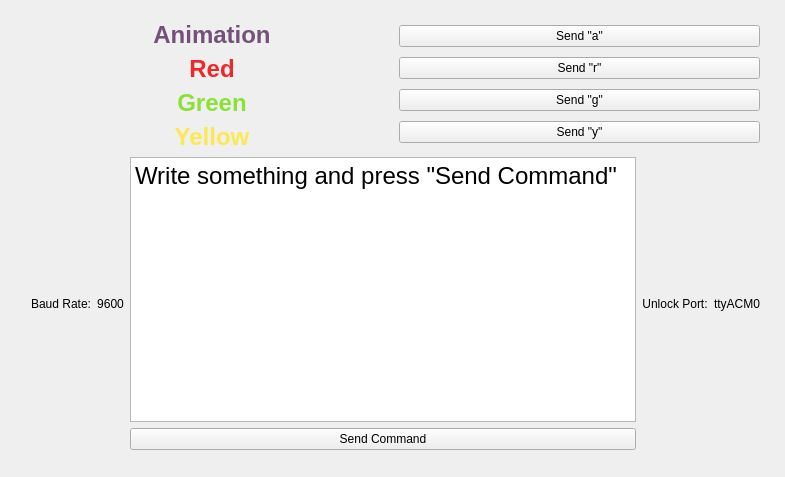
<?xml version="1.0" encoding="UTF-8"?>
<ui version="4.0">
 <class>MainWindow</class>
 <widget class="QMainWindow" name="MainWindow">
  <property name="geometry">
   <rect>
    <x>0</x>
    <y>0</y>
    <width>785</width>
    <height>477</height>
   </rect>
  </property>
  <property name="windowTitle">
   <string>MainWindow</string>
  </property>
  <widget class="QWidget" name="centralWidget">
   <widget class="QWidget" name="verticalLayoutWidget_4">
    <property name="geometry">
     <rect>
      <x>20</x>
      <y>10</y>
      <width>751</width>
      <height>451</height>
     </rect>
    </property>
    <layout class="QVBoxLayout" name="VFrame">
     <item>
      <layout class="QHBoxLayout" name="InputBox">
       <item>
        <layout class="QVBoxLayout" name="verticalLayout">
         <item>
          <widget class="QLabel" name="Animation">
           <property name="text">
            <string>&lt;html&gt;&lt;head/&gt;&lt;body&gt;&lt;p&gt;&lt;span style=&quot; font-size:18pt; font-weight:600; color:#75507b;&quot;&gt;Animation&lt;/span&gt;&lt;/p&gt;&lt;/body&gt;&lt;/html&gt;</string>
           </property>
           <property name="alignment">
            <set>Qt::AlignCenter</set>
           </property>
          </widget>
         </item>
         <item>
          <widget class="QLabel" name="Red">
           <property name="text">
            <string>&lt;html&gt;&lt;head/&gt;&lt;body&gt;&lt;p&gt;&lt;span style=&quot; font-size:18pt; font-weight:600; color:#ef2929;&quot;&gt;Red&lt;/span&gt;&lt;/p&gt;&lt;/body&gt;&lt;/html&gt;</string>
           </property>
           <property name="alignment">
            <set>Qt::AlignCenter</set>
           </property>
          </widget>
         </item>
         <item>
          <widget class="QLabel" name="Green">
           <property name="text">
            <string>&lt;html&gt;&lt;head/&gt;&lt;body&gt;&lt;p&gt;&lt;span style=&quot; font-size:18pt; font-weight:600; color:#8ae234;&quot;&gt;Green&lt;/span&gt;&lt;/p&gt;&lt;/body&gt;&lt;/html&gt;</string>
           </property>
           <property name="alignment">
            <set>Qt::AlignCenter</set>
           </property>
          </widget>
         </item>
         <item>
          <widget class="QLabel" name="Yellow">
           <property name="text">
            <string>&lt;html&gt;&lt;head/&gt;&lt;body&gt;&lt;p&gt;&lt;span style=&quot; font-size:18pt; font-weight:600; color:#fce94f;&quot;&gt;Yellow&lt;/span&gt;&lt;/p&gt;&lt;/body&gt;&lt;/html&gt;</string>
           </property>
           <property name="alignment">
            <set>Qt::AlignCenter</set>
           </property>
          </widget>
         </item>
        </layout>
       </item>
       <item>
        <layout class="QVBoxLayout" name="verticalLayout_2">
         <item>
          <widget class="QPushButton" name="animationButton">
           <property name="text">
            <string>Send &quot;a&quot;</string>
           </property>
          </widget>
         </item>
         <item>
          <widget class="QPushButton" name="redButton">
           <property name="text">
            <string>Send &quot;r&quot;</string>
           </property>
          </widget>
         </item>
         <item>
          <widget class="QPushButton" name="greenButton">
           <property name="text">
            <string>Send &quot;g&quot;</string>
           </property>
          </widget>
         </item>
         <item>
          <widget class="QPushButton" name="yellowButton">
           <property name="text">
            <string>Send &quot;y&quot;</string>
           </property>
          </widget>
         </item>
        </layout>
       </item>
      </layout>
     </item>
     <item>
      <layout class="QHBoxLayout" name="InfoBox">
       <item>
        <widget class="QLabel" name="BD">
         <property name="text">
          <string>Baud Rate:</string>
         </property>
         <property name="alignment">
          <set>Qt::AlignCenter</set>
         </property>
        </widget>
       </item>
       <item>
        <widget class="QLabel" name="BD_2">
         <property name="text">
          <string>9600</string>
         </property>
         <property name="alignment">
          <set>Qt::AlignCenter</set>
         </property>
        </widget>
       </item>
       <item>
        <layout class="QVBoxLayout" name="verticalLayout_3">
         <property name="sizeConstraint">
          <enum>QLayout::SetNoConstraint</enum>
         </property>
         <item>
          <widget class="QTextEdit" name="input">
           <property name="enabled">
            <bool>true</bool>
           </property>
           <property name="html">
            <string>&lt;!DOCTYPE HTML PUBLIC &quot;-//W3C//DTD HTML 4.0//EN&quot; &quot;http://www.w3.org/TR/REC-html40/strict.dtd&quot;&gt;
&lt;html&gt;&lt;head&gt;&lt;meta name=&quot;qrichtext&quot; content=&quot;1&quot; /&gt;&lt;style type=&quot;text/css&quot;&gt;
p, li { white-space: pre-wrap; }
&lt;/style&gt;&lt;/head&gt;&lt;body style=&quot; font-family:'Ubuntu'; font-size:11pt; font-weight:400; font-style:normal;&quot;&gt;
&lt;p style=&quot; margin-top:0px; margin-bottom:0px; margin-left:0px; margin-right:0px; -qt-block-indent:0; text-indent:0px;&quot;&gt;&lt;span style=&quot; font-size:18pt;&quot;&gt;Write something and press &amp;quot;Send Command&amp;quot;&lt;/span&gt;&lt;/p&gt;&lt;/body&gt;&lt;/html&gt;</string>
           </property>
          </widget>
         </item>
         <item>
          <widget class="QPushButton" name="sendButton">
           <property name="text">
            <string>Send Command</string>
           </property>
          </widget>
         </item>
        </layout>
       </item>
       <item>
        <widget class="QLabel" name="unlock">
         <property name="text">
          <string>Unlock Port:</string>
         </property>
         <property name="alignment">
          <set>Qt::AlignCenter</set>
         </property>
        </widget>
       </item>
       <item>
        <widget class="QLabel" name="port">
         <property name="text">
          <string>ttyACM0</string>
         </property>
         <property name="alignment">
          <set>Qt::AlignCenter</set>
         </property>
        </widget>
       </item>
      </layout>
     </item>
    </layout>
   </widget>
  </widget>
 </widget>
 <layoutdefault spacing="6" margin="11"/>
 <resources/>
 <connections/>
</ui>
